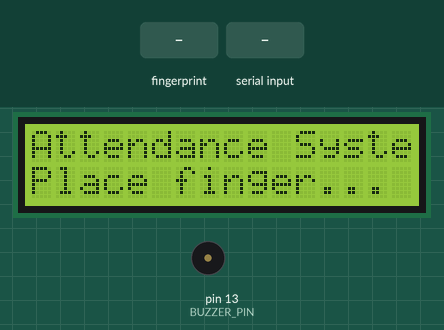
Simulated run of this sketch. Board: Arduino Uno, built with avr-gcc and run on an emulated ATmega328P. On the bench: 16×2 character LCD, buzzer (waves = sounding, pin HIGH). Inputs (shaded band) come from the test bench. What the sketch prints to the serial monitor is not drawn.

Above: at 3.6 s.
3.7 s: finger stored as number 1 placed on the sensor
At 5.3 s:
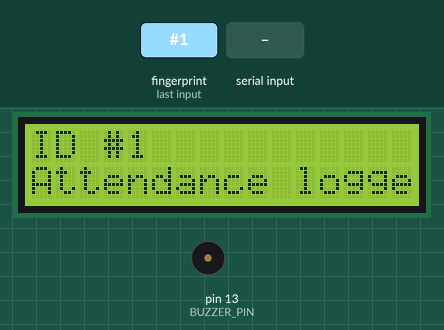
6.7 s: "DELETE_ALL\n" received over Serial
At 7.6 s:
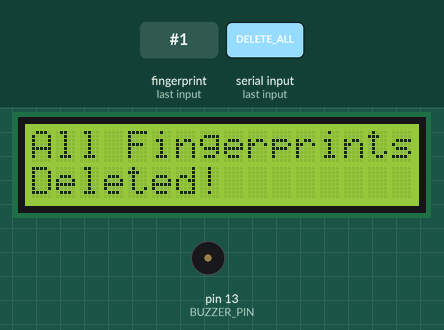
9.7 s: "DELETE:90\n" received over Serial
At 11.2 s:
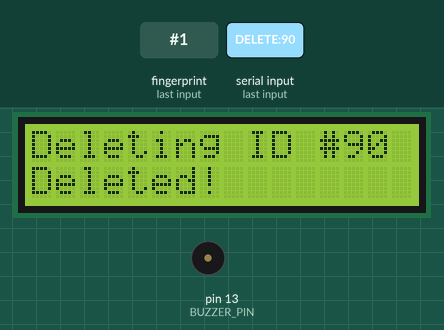
12.7 s: "ENROLL:90\n" received over Serial
At 13.9 s:
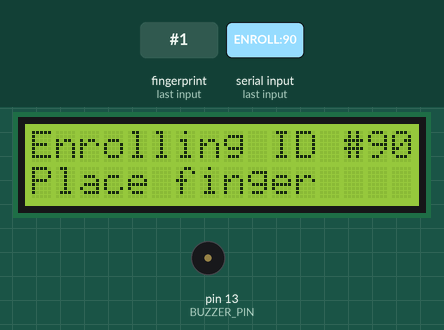
14.2 s: "CANCEL\n" received over Serial
At 15.1 s:
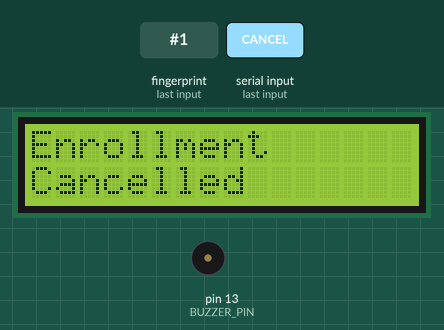
Timing chart, 0 to 17.2 s (numbered marks = the images above; inputs shaded):
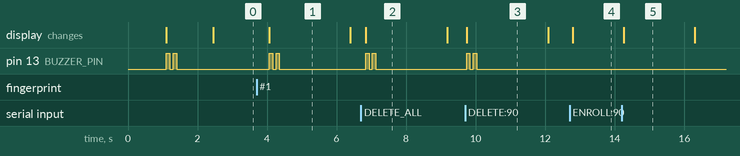

The sketch:

FP_sensor.ino
```cpp
#include <Adafruit_Fingerprint.h>
#include <LiquidCrystal_I2C.h>
#include <SoftwareSerial.h>

#define BUZZER_PIN 13
#define TX_PIN 3
#define RX_PIN 2

SoftwareSerial mySerial(RX_PIN, TX_PIN);
Adafruit_Fingerprint finger = Adafruit_Fingerprint(&mySerial);

LiquidCrystal_I2C lcd(0x27, 16, 2);

#define MODE_NORMAL 0
#define MODE_REGISTER 1

int currentMode = MODE_NORMAL;
int lastID = 0;

void setup() {
  Serial.begin(9600);

  pinMode(BUZZER_PIN, OUTPUT);
  digitalWrite(BUZZER_PIN, LOW);

  lcd.init();
  lcd.backlight();
  lcd.clear();
  lcd.setCursor(0, 0);
  lcd.print("Initializing...");

  finger.begin(57600);

  if (finger.verifyPassword()) {
    lcd.clear();
    lcd.setCursor(0, 0);
    lcd.print("Sensor Ready");
    beepSuccess();
  } else {
    lcd.clear();
    lcd.setCursor(0, 0);
    lcd.print("Sensor Error!");
    beepError();
    while (1) { delay(1); }
  }

  delay(1000);
  showWelcomeScreen();
}

void loop() {
  if (Serial.available() > 0) {
    String command = Serial.readStringUntil('\n');
    processCommand(command);
  }

  if (currentMode == MODE_NORMAL) {
    lcd.setCursor(0, 1);
    lcd.print("Place finger...  ");

    int fingerprintID = scanFingerprint();
    if (fingerprintID > 0) {
      lastID = fingerprintID;

      Serial.print("ID:");
      Serial.println(fingerprintID);

      lcd.clear();
      lcd.setCursor(0, 0);
      lcd.print("ID #");
      lcd.print(fingerprintID);
      lcd.setCursor(0, 1);
      lcd.print("Attendance logged");

      beepSuccess();
      delay(2000);
      showWelcomeScreen();
    }
  }
  else if (currentMode == MODE_REGISTER) {
    delay(100);
  }
}

void processCommand(String command) {
  if (command.startsWith("MODE:")) {
    String mode = command.substring(5);
    if (mode == "NORMAL") {
      currentMode = MODE_NORMAL;
      showWelcomeScreen();
    } else if (mode == "REGISTER") {
      currentMode = MODE_REGISTER;
      lcd.clear();
      lcd.setCursor(0, 0);
      lcd.print("Register Mode");
      lcd.setCursor(0, 1);
      lcd.print("Follow PC Guide");
    }
  }
  else if (command.startsWith("ENROLL:")) {
    int id = command.substring(7).toInt();
    if (id > 0 && id < 256) {
      enrollFingerprint(id);
    }
  }
  else if (command == "DELETE_ALL") {
    deleteAllFingerprints();
  }
  else if (command.startsWith("DELETE:")) {
    int id = command.substring(7).toInt();
    if (id > 0 && id < 256) {
      deleteFingerprint(id);
    }
  }
}

int scanFingerprint() {
  int p = finger.getImage();
  if (p != FINGERPRINT_OK) return -1;

  p = finger.image2Tz();
  if (p != FINGERPRINT_OK) return -1;

  p = finger.fingerFastSearch();
  if (p != FINGERPRINT_OK) return -1;

  return finger.fingerID;
}

void enrollFingerprint(int id) {
  lcd.clear();
  lcd.setCursor(0, 0);
  lcd.print("Enrolling ID #");
  lcd.print(id);

  lcd.setCursor(0, 1);
  lcd.print("Place finger");

  while (finger.getImage() != FINGERPRINT_OK) {
    delay(100);
    if (Serial.available() > 0) {
      String command = Serial.readStringUntil('\n');
      if (command == "CANCEL") {
        lcd.clear();
        lcd.setCursor(0, 0);
        lcd.print("Enrollment");
        lcd.setCursor(0, 1);
        lcd.print("Cancelled");
        Serial.println("ENROLL:CANCELLED");
        delay(2000);
        showWelcomeScreen();
        return;
      }
    }
  }

  int p = finger.image2Tz(1);
  if (p != FINGERPRINT_OK) {
    reportEnrollError("Template error");
    return;
  }

  lcd.setCursor(0, 1);
  lcd.print("Remove finger   ");
  delay(2000);

  while (finger.getImage() != FINGERPRINT_NOFINGER) {
    delay(100);
  }

  lcd.setCursor(0, 1);
  lcd.print("Place again     ");

  while (finger.getImage() != FINGERPRINT_OK) {
    delay(100);
    if (Serial.available() > 0) {
      String command = Serial.readStringUntil('\n');
      if (command == "CANCEL") {
        lcd.clear();
        lcd.setCursor(0, 0);
        lcd.print("Enrollment");
        lcd.setCursor(0, 1);
        lcd.print("Cancelled");
        Serial.println("ENROLL:CANCELLED");
        delay(2000);
        showWelcomeScreen();
        return;
      }
    }
  }

  p = finger.image2Tz(2);
  if (p != FINGERPRINT_OK) {
    reportEnrollError("Template error");
    return;
  }

  p = finger.createModel();
  if (p != FINGERPRINT_OK) {
    reportEnrollError("Model error");
    return;
  }

  p = finger.storeModel(id);
  if (p != FINGERPRINT_OK) {
    reportEnrollError("Storage error");
    return;
  }

  lcd.clear();
  lcd.setCursor(0, 0);
  lcd.print("ID #");
  lcd.print(id);
  lcd.setCursor(0, 1);
  lcd.print("Enrolled!");
  Serial.println("ENROLL:SUCCESS");
  beepSuccess();
  delay(2000);
  showWelcomeScreen();
}

void reportEnrollError(String error) {
  lcd.clear();
  lcd.setCursor(0, 0);
  lcd.print("Enroll Failed");
  lcd.setCursor(0, 1);
  lcd.print(error);
  Serial.println("ENROLL:FAILED");
  beepError();
  delay(2000);
  showWelcomeScreen();
}

void deleteFingerprint(int id) {
  lcd.clear();
  lcd.setCursor(0, 0);
  lcd.print("Deleting ID #");
  lcd.print(id);

  int p = finger.deleteModel(id);

  if (p == FINGERPRINT_OK) {
    lcd.setCursor(0, 1);
    lcd.print("Deleted!");
    Serial.println("DELETE:SUCCESS");
    beepSuccess();
  } else {
    lcd.setCursor(0, 1);
    lcd.print("Failed!");
    Serial.println("DELETE:FAILED");
    beepError();
  }

  delay(2000);
  showWelcomeScreen();
}

void deleteAllFingerprints() {
  lcd.clear();
  lcd.setCursor(0, 0);
  lcd.print("Deleting All");
  lcd.setCursor(0, 1);
  lcd.print("Fingerprints...");

  int p = finger.emptyDatabase();

  if (p == FINGERPRINT_OK) {
    lcd.clear();
    lcd.setCursor(0, 0);
    lcd.print("All Fingerprints");
    lcd.setCursor(0, 1);
    lcd.print("Deleted!");
    Serial.println("DELETE_ALL:SUCCESS");
    beepSuccess();
  } else {
    lcd.clear();
    lcd.setCursor(0, 0);
    lcd.print("Delete All");
    lcd.setCursor(0, 1);
    lcd.print("Failed!");
    Serial.println("DELETE_ALL:FAILED");
    beepError();
  }

  delay(2000);
  showWelcomeScreen();
}

void showWelcomeScreen() {
  lcd.clear();
  lcd.setCursor(0, 0);
  lcd.print("Attendance System");
  if (currentMode == MODE_NORMAL) {
    lcd.setCursor(0, 1);
    lcd.print("Place finger...  ");
  } else {
    lcd.setCursor(0, 1);
    lcd.print("Register Mode");
  }
}

void beepSuccess() {
  digitalWrite(BUZZER_PIN, HIGH);
  delay(100);
  digitalWrite(BUZZER_PIN, LOW);
  delay(100);
  digitalWrite(BUZZER_PIN, HIGH);
  delay(100);
  digitalWrite(BUZZER_PIN, LOW);
}

void beepError() {
  digitalWrite(BUZZER_PIN, HIGH);
  delay(500);
  digitalWrite(BUZZER_PIN, LOW);
}
```

Measured:
- after the input at 3.7 s, pin 13 (BUZZER_PIN): alternates HIGH for 0.10 s and LOW for 0.10 s, 4 changes in all, then stays LOW, starting after 0.36 s; the display: changes after 0.36 s (image 1)
- after the input at 6.7 s, pin 13 (BUZZER_PIN): alternates HIGH for 0.10 s and LOW for 0.10 s, 4 changes in all, then stays LOW, starting after 0.13 s; the display: changes after 0.13 s (image 2)
- after the input at 9.7 s, pin 13 (BUZZER_PIN): alternates HIGH for 0.10 s and LOW for 0.10 s, 4 changes in all, then stays LOW, starting at once; the display: changes at once (image 3)
- after the input at 12.7 s, the display: changes after 0.09 s (image 4)
- after the input at 14.2 s, the display: changes after 0.05 s (image 5)
- what the display in image 1 shows lasts 2.3 s, from 4.1 s to 6.4 s
- what the display in image 2 shows lasts 2.4 s, from 6.8 s to 9.2 s
